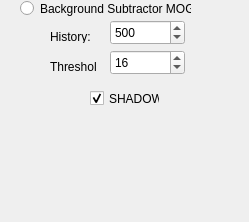
              <widget class="QWidget" name="PBKGMOG2">
               <property name="geometry">
                <rect>
                 <x>0</x>
                 <y>0</y>
                 <width>249</width>
                 <height>222</height>
                </rect>
               </property>
               <attribute name="label">
                <string>Background Subtractor MOG2</string>
               </attribute>
               <widget class="QRadioButton" name="RBTMOG2">
                <property name="geometry">
                 <rect>
                  <x>20</x>
                  <y>0</y>
                  <width>171</width>
                  <height>17</height>
                 </rect>
                </property>
                <property name="text">
                 <string>Background Subtractor MOG2</string>
                </property>
               </widget>
               <widget class="QLabel" name="label_37">
                <property name="geometry">
                 <rect>
                  <x>50</x>
                  <y>30</y>
                  <width>47</width>
                  <height>13</height>
                 </rect>
                </property>
                <property name="text">
                 <string>History:</string>
                </property>
               </widget>
               <widget class="QSpinBox" name="SBHistoryMOG2">
                <property name="geometry">
                 <rect>
                  <x>110</x>
                  <y>20</y>
                  <width>75</width>
                  <height>25</height>
                 </rect>
                </property>
                <property name="maximum">
                 <number>1000</number>
                </property>
                <property name="value">
                 <number>500</number>
                </property>
               </widget>
               <widget class="QSpinBox" name="SBThresholdMOG2">
                <property name="geometry">
                 <rect>
                  <x>110</x>
                  <y>50</y>
                  <width>75</width>
                  <height>25</height>
                 </rect>
                </property>
                <property name="maximum">
                 <number>1000</number>
                </property>
                <property name="value">
                 <number>16</number>
                </property>
               </widget>
               <widget class="QLabel" name="label_38">
                <property name="geometry">
                 <rect>
                  <x>50</x>
                  <y>60</y>
                  <width>47</width>
                  <height>13</height>
                 </rect>
                </property>
                <property name="text">
                 <string>Threshold:</string>
                </property>
               </widget>
               <widget class="QCheckBox" name="CBDshadowsMOG2">
                <property name="geometry">
                 <rect>
                  <x>90</x>
                  <y>90</y>
                  <width>70</width>
                  <height>17</height>
                 </rect>
                </property>
                <property name="text">
                 <string>SHADOWS</string>
                </property>
                <property name="checked">
                 <bool>true</bool>
                </property>
               </widget>
              </widget>
